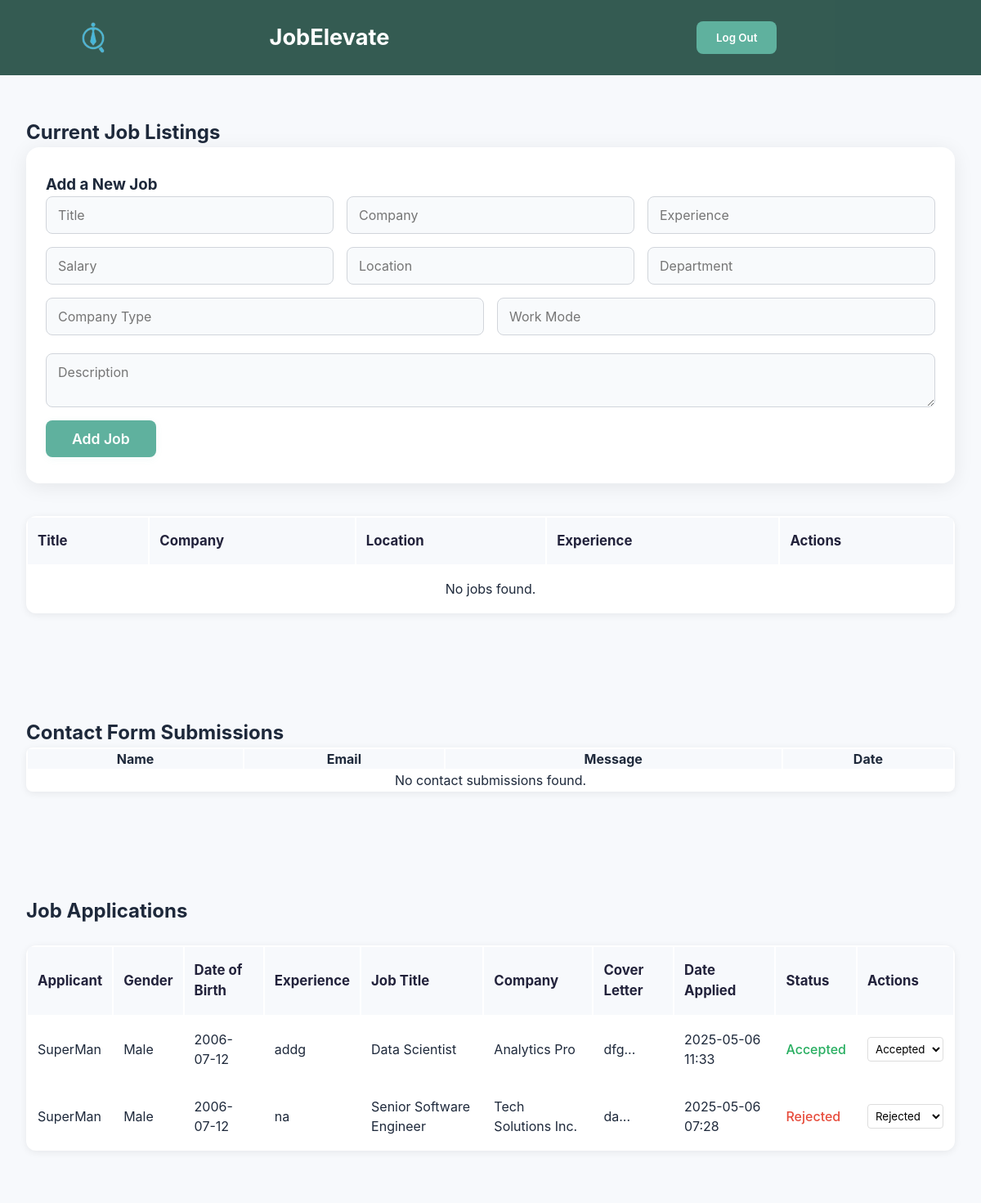
The page /admin/applications (signed in) on the database its author committed.
### app.py (models this page shows, shortened)
class JobApplication(db.Model):
    id = db.Column(db.Integer, primary_key=True)
    user_id = db.Column(db.Integer, db.ForeignKey('users.id'), nullable=False)
    job_id = db.Column(db.Integer, db.ForeignKey('job.id'), nullable=False)
    cover_letter = db.Column(db.Text, nullable=False)
    status = db.Column(db.String(20), default='Pending')  # Pending, Accepted, Rejected
    date_applied = db.Column(db.DateTime, default=datetime.utcnow)
    gender = db.Column(db.String(10))
    dob = db.Column(db.String(20))
    experience = db.Column(db.String(200))
    user = db.relationship('User', backref='applications')
    job = db.relationship('Job', backref='applications')

class User(db.Model, UserMixin):
    __tablename__ = "users"
    id = db.Column(db.Integer, primary_key=True)
    username = db.Column(db.String(100), nullable=False)
    email = db.Column(db.String(100), unique=True, nullable=False)
    password_hash = db.Column(db.String(200), nullable=False)
    mobile = db.Column(db.String(15), nullable=False)
    role = db.Column(db.String(10), nullable=False, default='user')

class Job(db.Model):
    id = db.Column(db.Integer, primary_key=True)
    title = db.Column(db.String(100), nullable=False)
    company = db.Column(db.String(100), nullable=False)
    experience = db.Column(db.String(20), nullable=False)
    salary = db.Column(db.String(50), nullable=True)
    location = db.Column(db.String(100), nullable=False)
    department = db.Column(db.String(100), nullable=False)
    company_type = db.Column(db.String(100), nullable=False)
    work_mode = db.Column(db.String(100), nullable=False)
    description = db.Column(db.Text, nullable=False)
    rating = db.Column(db.Float, nullable=True)
    reviews = db.Column(db.Integer, nullable=True)
    date_posted = db.Column(db.String(50), nullable=True)

### app.py (the view)
@app.route('/admin/applications')
@login_required
def view_applications():
    if current_user.role != 'admin':
        flash('Access denied: Admins only.', 'danger')
        return redirect(url_for('home'))
    applications = JobApplication.query.order_by(JobApplication.date_applied.desc()).all()
    return render_template('admin.html', applications=applications)

### app.py (called while the page is built)
@login_manager.user_loader
def load_user(user_id):
    return db.session.get(User,int(user_id))

### templates/admin.html (shortened to what this page needs)
<!DOCTYPE html>
<html lang="en">
<head>
    <link rel="stylesheet" type="text/css" href="{{ url_for('static', filename='style.css') }}">
</head>
<body>
    <nav class="navbar">
        <div class="container">
            <div class="nav_wrapper">
                <a href="{{ url_for('home' ) }}" class="logo">
                    <img style="width: 80px; height: 60px; padding-left: 20px;" src="{{ url_for('static', filename='images/logo.PNG') }}" alt="logo">
                    <h3 style="text-decoration: none; color: white; padding-right: 190px;"><a style="text-decoration: none; color: white; font-size: 1.7rem;" href="{{ url_for('home' ) }}">JobElevate</a></h3>
                </a>
                <ul class="nav_menu">
                    {% if current_user.is_authenticated %}
                        <li class="nav_list"><button class="btn"><a style="text-decoration: none; color: white;" href="{{ url_for('logout') }}">Log Out</a></button></li>
                    {% endif %}
                </ul>
            </div>
        </div>
    </nav>
    <section class="job-listings">
        <div class="container" style="margin-top: 80px;">
            <h2>Current Job Listings</h2>
            <div class="admin-card">
                <form id="add-job-form" action="{{ url_for('add_job') }}" method="POST">
                    <h3>Add a New Job</h3>
                    <div class="admin-form-row">
                        <input name="title" placeholder="Title" required>
                        <input name="company" placeholder="Company" required>
                        <input name="experience" placeholder="Experience" required>
                        <input name="salary" placeholder="Salary">
                        <input name="location" placeholder="Location" required>
                        <input name="department" placeholder="Department" required>
                        <input name="company_type" placeholder="Company Type" required>
                        <input name="work_mode" placeholder="Work Mode" required>
                    </div>
                    <textarea name="description" placeholder="Description" required style="width:100%;margin-top:10px;"></textarea>
                    <button type="submit">Add Job</button>
                </form>
            </div>
            <table class="admin-table">
                <thead>
                    <tr>
                        <th>Title</th><th>Company</th><th>Location</th><th>Experience</th><th>Actions</th>
                    </tr>
                </thead>
                <tbody>
                    {% for job in jobs %}
                    <tr>
                        <td>{{ job.title }}</td>
                        <td>{{ job.company }}</td>
                        <td>{{ job.location }}</td>
                        <td>{{ job.experience }}</td>
                        <td>
                            <form action="{{ url_for('delete_job', job_id=job.id) }}" method="POST" style="display:inline;">
                                <button type="submit">Delete</button>
                            </form>
                        </td>
                    </tr>
                    {% else %}
                    <tr><td colspan="5" style="text-align:center;">No jobs found.</td></tr>
                    {% endfor %}
                </tbody>
            </table>
        </div>
    </section>
    <section class="job-listings">
        <div class="container">
            <h2>Contact Form Submissions</h2>
            <table style="width:100%; background:#fff; border-radius:8px; box-shadow:0 2px 10px rgba(0,0,0,0.07);">
                <thead>
                    <tr style="background:#f7f9fc;">
                        <th>Name</th><th>Email</th><th>Message</th><th>Date</th>
                    </tr>
                </thead>
                <tbody>
                    {% for contact in contacts %}
                    <tr>
                        <td>{{ contact.name }}</td>
                        <td>{{ contact.email }}</td>
                        <td>{{ contact.message }}</td>
                        <td>{{ contact.date_submitted.strftime('%Y-%m-%d %H:%M') }}</td>
                    </tr>
                    {% else %}
                    <tr><td colspan="4" style="text-align:center;">No contact submissions found.</td></tr>
                    {% endfor %}
                </tbody>
            </table>
        </div>
    </section>
    <section class="job-listings">
        <div class="container">
            <h2>Job Applications</h2>
            <table class="admin-table">
                <thead>
                    <tr>
                        <th>Applicant</th>
                        <th>Gender</th>
                        <th>Date of Birth</th>
                        <th>Experience</th>
                        <th>Job Title</th>
                        <th>Company</th>
                        <th>Cover Letter</th>
                        <th>Date Applied</th>
                        <th>Status</th>
                        <th>Actions</th>
                    </tr>
                </thead>
                <tbody>
                    {% for application in applications %}
                    <tr>
                        <td>{{ application.user.username }}</td>
                        <td>{{ application.gender or '-' }}</td>
                        <td>{{ application.dob or '-' }}</td>
                        <td>{{ application.experience or '-' }}</td>
                        <td>{{ application.job.title }}</td>
                        <td>{{ application.job.company }}</td>
                        <td>{{ application.cover_letter[:100] }}...</td>
                        <td>{{ application.date_applied.strftime('%Y-%m-%d %H:%M') }}</td>
                        <td>
                            <span class="status-{{ application.status.lower() }}">{{ application.status }}</span>
                        </td>
                        <td>
                            <form action="{{ url_for('update_application', app_id=application.id) }}" method="POST" style="display:inline;">
                                <select name="status" onchange="this.form.submit()">
                                    <option value="Accepted" {% if application.status == 'Accepted' %}selected{% endif %}>Accepted</option>
                                    <option value="Rejected" {% if application.status == 'Rejected' %}selected{% endif %}>Rejected</option>
                                </select>
                            </form>
                        </td>
                    </tr>
                    {% else %}
                    <tr><td colspan="7" style="text-align:center;">No applications found.</td></tr>
                    {% endfor %}
                </tbody>
            </table>
        </div>
    </section>
</body>
</html>

### static/style.css (style rules this page uses)
:root { --primary: #5fb19e; --primary-dark: #1f4a40; --secondary: #1f4a40; --accent: #f59e0b; --background: #f8fafc; --text: #1e293b; --text-light: #64748b; --white: #ffffff; --shadow: 0 4px 6px -1px rgb(0 0 0 / 0.1), 0 2px 4px -2px rgb(0 0 0 / 0.1); --shadow-lg: 0 10px 15px -3px rgb(0 0 0 / 0.1), 0 4px 6px -4px rgb(0 0 0 / 0.1); }
* { margin: 0; padding: 0; box-sizing: border-box; font-family: 'Inter', -apple-system, BlinkMacSystemFont, 'Segoe UI', Roboto, sans-serif; }
body { background-color: var(--background); color: var(--text); line-height: 1.5; overflow-x: hidden; }
.navbar { position: fixed; top: 0; left: 0; width: 100%; background: rgba(31, 74, 64, 0.9); z-index: 1000; transition: background 0.3s ease, box-shadow 0.3s ease; }
.nav_wrapper { display: flex; justify-content: space-between; align-items: center; padding: 1rem 2rem; max-width: 1200px; margin: 0 auto; }
.logo { text-decoration: none; font-size: 1.6rem; font-weight: 700; display: flex; align-items: center; gap: 0.5rem; color: #fff; }
.logo img { height: 45px; width: auto; border-radius: 8px; }
.nav_menu { display: flex; gap: 2rem; list-style: none; align-items: center; text-decoration: none; color: white; }
.btn { padding: 0.75rem 1.5rem; border: none; border-radius: 8px; font-weight: 600; cursor: pointer; transition: all 0.3s ease; background: #5fb19e; color: #fff ; text-decoration: none; outline: none; }
.container { max-width: 1200px; margin: 0 auto; padding: 0 2rem; }

### templates/admin.html (style rules this page uses)
.job-listings { padding: 4rem 0; background-color: #f7f9fc; }
.admin-card { background: #fff; border-radius: 16px; box-shadow: 0 4px 24px rgba(0,0,0,0.08); padding: 32px 24px; margin-bottom: 2.5rem; max-width: 1200px; margin-left: auto; margin-right: auto; }
.admin-form-row { display: flex; flex-wrap: wrap; gap: 16px; margin-bottom: 12px; }
.admin-card input, .admin-card textarea { flex: 1; padding: 12px 14px; border: 1px solid #d1d5db; border-radius: 8px; font-size: 1rem; transition: border 0.2s, box-shadow 0.2s; background: #f8fafc; }
.admin-card button { background: #5fb19e; color: #fff; border: none; padding: 12px 32px; border-radius: 8px; font-size: 1.1rem; font-weight: 600; cursor: pointer; margin-top: 10px; transition: background 0.2s, box-shadow 0.2s; box-shadow: 0 2px 8px rgba(95,177,158,0.08); }
.admin-table { width: 100%; background: #fff; border-radius: 12px; box-shadow: 0 2px 10px rgba(0,0,0,0.07); overflow: hidden; margin-top: 1.5rem; }
.admin-table th, .admin-table td { padding: 16px 12px; text-align: left; }
.admin-table th { background: #f7f9fc; font-weight: 700; color: #22223b; font-size: 1.05rem; }
.admin-table tr { border-bottom: 1px solid #f0f0f0; }
.admin-table tr:last-child { border-bottom: none; }
.status-accepted { color: #27ae60; font-weight: 500; }
.status-rejected { color: #e74c3c; font-weight: 500; }
select[name="status"] { padding: 5px; border-radius: 4px; border: 1px solid #ddd; background: white; cursor: pointer; }

### rows shown on the page
JobApplication: user.username "SuperMan", gender "Male", dob "2006-07-12", experience "addg", job "Data Scientist", job.company "Analytics Pro", cover_letter "dfg", date_applied "2025-05-06 11:33", status "Accepted"
JobApplication: user.username "SuperMan", gender "Male", dob "2006-07-12", experience "na", job "Senior Software Engineer", job.company "Tech Solutions Inc.", cover_letter "da", date_applied "2025-05-06 07:28", status "Rejected"
